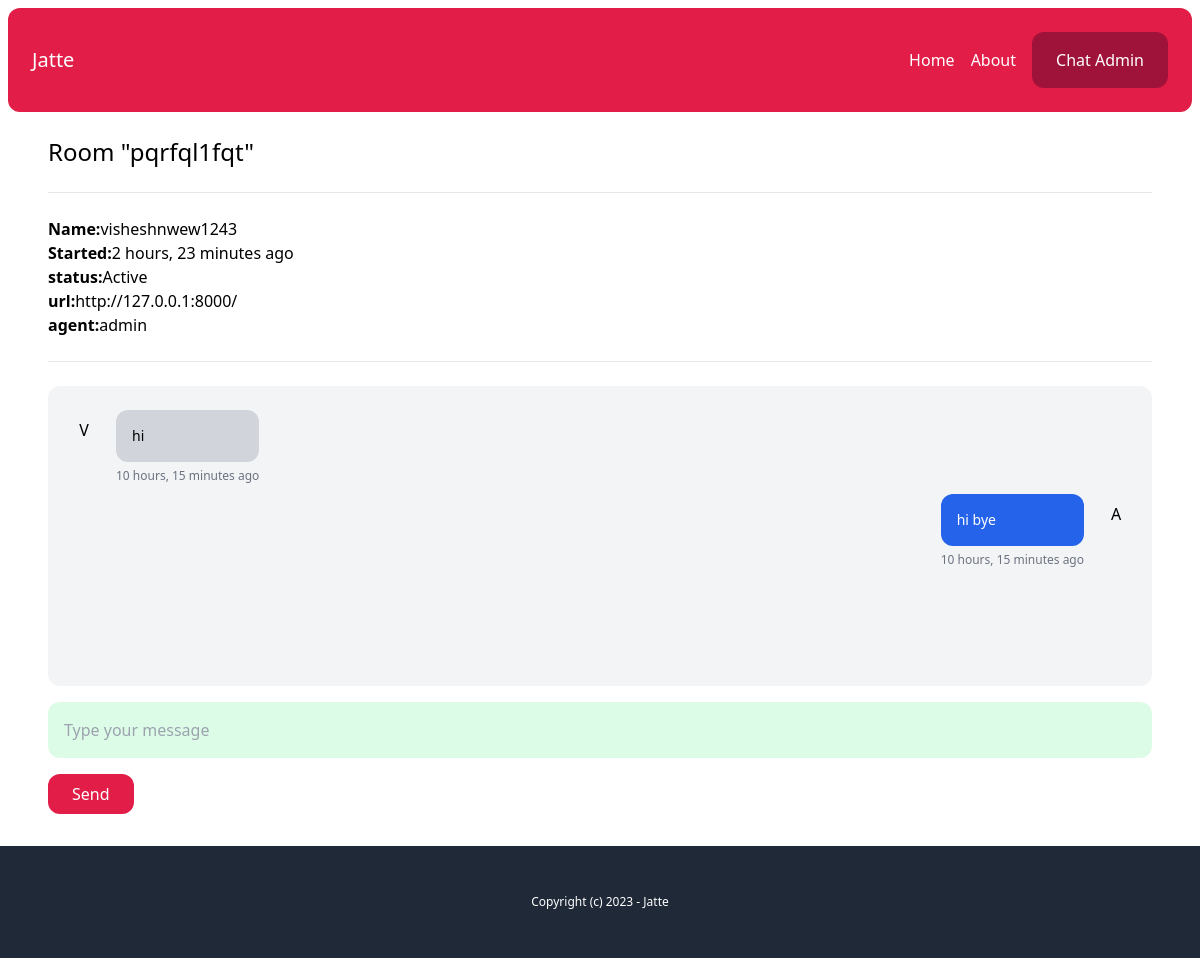
Screenshot of /chat-admin/pqrfql1fqt/ (signed in) with the database file from the repository.
### chat/models.py (models this page shows, shortened)
class Room(models.Model):
    WAITING='waiting'
    ACTIVE='active'
    CLOSED='closed'
    choices_status=(
        (WAITING,'Waiting'),
        (ACTIVE,'Active'),
        (CLOSED,'Closed')
    )
    uuid=models.CharField(max_length=255)
    client=models.CharField(max_length=255)
    agent=models.ForeignKey(User,null=True,blank=True,on_delete=models.SET_NULL)
    messages=models.ManyToManyField(Messages,blank=True)
    url=models.CharField(max_length=200,blank=True)
    status=models.CharField(max_length=20,choices=choices_status,default=WAITING)
    created_at=models.DateTimeField(auto_now_add=True)
    class Meta:
        ordering=('-created_at',)

class Messages(models.Model):
    body=models.TextField()
    sent_by=models.CharField(max_length=255)
    created_at=models.DateField(auto_now_add=True)
    created_by=models.ForeignKey(User,null=True,blank=True,on_delete=models.SET_NULL)
    class Meta:
        ordering=('created_at',)

### account/models.py (models this page shows)
class User(AbstractBaseUser, PermissionsMixin):
    AGENT = 'agent'
    MANAGER = 'manager'
    ROLES_CHOICES = (
        (AGENT, 'Agent'),
        (MANAGER, 'Manager'),
    )
    id = models.UUIDField(primary_key=True, default=uuid.uuid4, editable=False)
    email = models.EmailField(unique=True)
    name = models.CharField(max_length=255, blank=True, default='')
    role = models.CharField(max_length=20, choices=ROLES_CHOICES, default=AGENT)
    is_active = models.BooleanField(default=True)
    is_superuser = models.BooleanField(default=False)
    is_staff = models.BooleanField(default=False)
    date_joined = models.DateTimeField(default=timezone.now)
    last_login = models.DateTimeField(blank=True, null=True)
    objects = CustomUserManager()
    USERNAME_FIELD = 'email'
    EMAIL_FIELD = 'email'
    REQUIRED_FIELDS = ['name']

### chat/views.py (the view)
# urls.py: path('chat-admin/<str:uuid>/',views.room,name='room'),
@login_required
def room(request,uuid):
    room=Room.objects.get(uuid=uuid)
    if room.status==room.WAITING:
        room.status=room.ACTIVE
        room.agent=request.user
        room.save()
    return render(request,'chat/room.html',{
        'room':room,
    })

### chat/templatetags/chatextras.py (called while the page is built)
@register.filter(name='initials')
def initials(value):
    initials=''
    a=value.split(' ')
    for name in a:
        if name and len(initials)<2:
            initials+=name[0].upper()
    return initials

### chat/templates/chat/room.html (shortened to what this page needs)
{% extends 'core/base.html' %}
{% load static chatextras %}
{% block content %}
<h1 class="text-2xl">Room "{{room.uuid}}"</h1>
<hr class="my-6">
<p class="mb-6 ">
    <b>Name:</b>{{room.client}} <br>
    <b>Started:</b>{{room.created_at|timesince}} ago <br>
    <b>status:</b>{{room.get_status_display}} <br>
    <b>url:</b>{{room.url}} <br>
    <b>agent:</b>{% firstof room.agent.name 'None yet...' %} <br>
</p>
<hr class="my-6">
<div id="chat_log" class="mb-4 p-4 bg-gray-100 rounded-xl h-[300px] overflow-scroll flex flex-col flex-grow">
    {% for message in room.messages.all %}
        <div class="flex w-full max-w-md mt-2 space-x-3 {% if message.created_by %} ml-auto justify-end {% endif %}">
            {% if not message.created_by %}
                <div class="flex-shrink-0 h-10 w-10 rounded-full bg-gray-100 text-center pt-2">
                    {{message.sent_by|initials}}
                </div>
            {% endif %}
            <div>
                <div class="p-4 rounded-xl {% if message.created_by %} bg-blue-600 text-white {% else %} bg-gray-300 {% endif %} ">
                    <p class="text-sm">{{message.body}}</p>
                </div>
                <span class="text-xs text-gray-500 leading-none">
                    {{message.created_at|timesince}} ago
                </span>
            </div>
            {% if message.created_by %}
                <div class="flex-shrink-0 h-10 w-10 rounded-full bg-gray-100 text-center pt-2">
                    {{message.sent_by|initials}}
                </div>
            {% endif %}
        </div>
    {% endfor %}
</div>
{% if room.status == 'active' %}
    <input type="text" name="body" id="chat_message_input" class="w-full mb-4 p-4 bg-green-100 rounded-xl" placeholder="Type your message">
    <button id="chat_message_submit" class="py-2 px-6 text-white bg-rose-600 rounded-xl ">
        Send
    </button>
{% endif %}
{% endblock %}

### rows the page displays
Room: uuid "pqrfql1fqt", client "visheshnwew1243", created_at "2 hours, 23 minutes", status "Active", url "http://127.0.0.1:8000/", agent.name "admin"
Messages: sent_by|initials "V", body "hi", created_at "10 hours, 15 minutes"
Messages: body "hi bye", created_at "10 hours, 15 minutes", sent_by|initials "A"
